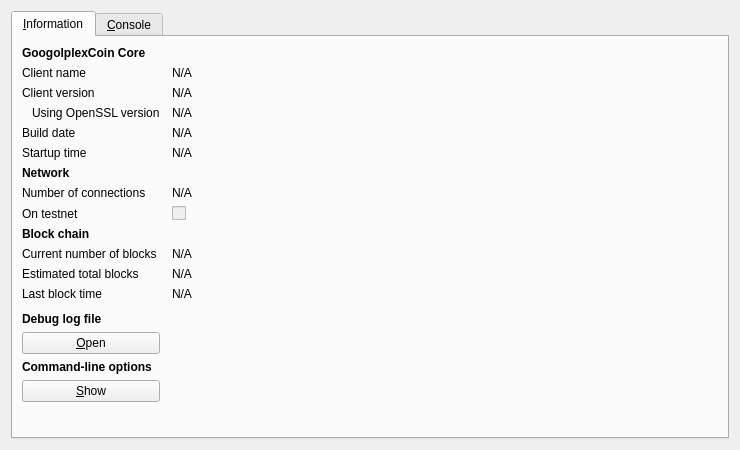
<?xml version="1.0" encoding="UTF-8"?>
<ui version="4.0">
 <class>RPCConsole</class>
 <widget class="QDialog" name="RPCConsole">
  <property name="geometry">
   <rect>
    <x>0</x>
    <y>0</y>
    <width>740</width>
    <height>450</height>
   </rect>
  </property>
  <property name="windowTitle">
   <string>GoogolplexCoin - Debug window</string>
  </property>
  <layout class="QVBoxLayout" name="verticalLayout_2">
   <item>
    <widget class="QTabWidget" name="tabWidget">
     <property name="currentIndex">
      <number>0</number>
     </property>
     <widget class="QWidget" name="tab_info">
      <attribute name="title">
       <string>&amp;Information</string>
      </attribute>
      <layout class="QGridLayout" name="gridLayout" columnstretch="0,1">
       <property name="horizontalSpacing">
        <number>12</number>
       </property>
       <item row="0" column="0">
        <widget class="QLabel" name="label_9">
         <property name="font">
          <font>
           <weight>75</weight>
           <bold>true</bold>
          </font>
         </property>
         <property name="text">
          <string>GoogolplexCoin Core</string>
         </property>
        </widget>
       </item>
       <item row="1" column="0">
        <widget class="QLabel" name="label_5">
         <property name="text">
          <string>Client name</string>
         </property>
        </widget>
       </item>
       <item row="1" column="1">
        <widget class="QLabel" name="clientName">
         <property name="cursor">
          <cursorShape>IBeamCursor</cursorShape>
         </property>
         <property name="text">
          <string>N/A</string>
         </property>
         <property name="textFormat">
          <enum>Qt::PlainText</enum>
         </property>
         <property name="textInteractionFlags">
          <set>Qt::LinksAccessibleByMouse|Qt::TextSelectableByKeyboard|Qt::TextSelectableByMouse</set>
         </property>
        </widget>
       </item>
       <item row="2" column="0">
        <widget class="QLabel" name="label_6">
         <property name="text">
          <string>Client version</string>
         </property>
        </widget>
       </item>
       <item row="2" column="1">
        <widget class="QLabel" name="clientVersion">
         <property name="cursor">
          <cursorShape>IBeamCursor</cursorShape>
         </property>
         <property name="text">
          <string>N/A</string>
         </property>
         <property name="textFormat">
          <enum>Qt::PlainText</enum>
         </property>
         <property name="textInteractionFlags">
          <set>Qt::LinksAccessibleByMouse|Qt::TextSelectableByKeyboard|Qt::TextSelectableByMouse</set>
         </property>
        </widget>
       </item>
       <item row="3" column="0">
        <widget class="QLabel" name="label_14">
         <property name="text">
          <string>Using OpenSSL version</string>
         </property>
         <property name="indent">
          <number>10</number>
         </property>
        </widget>
       </item>
       <item row="3" column="1">
        <widget class="QLabel" name="openSSLVersion">
         <property name="cursor">
          <cursorShape>IBeamCursor</cursorShape>
         </property>
         <property name="text">
          <string>N/A</string>
         </property>
         <property name="textFormat">
          <enum>Qt::PlainText</enum>
         </property>
         <property name="textInteractionFlags">
          <set>Qt::LinksAccessibleByMouse|Qt::TextSelectableByKeyboard|Qt::TextSelectableByMouse</set>
         </property>
        </widget>
       </item>
       <item row="4" column="0">
        <widget class="QLabel" name="label_12">
         <property name="text">
          <string>Build date</string>
         </property>
        </widget>
       </item>
       <item row="4" column="1">
        <widget class="QLabel" name="buildDate">
         <property name="cursor">
          <cursorShape>IBeamCursor</cursorShape>
         </property>
         <property name="text">
          <string>N/A</string>
         </property>
         <property name="textFormat">
          <enum>Qt::PlainText</enum>
         </property>
         <property name="textInteractionFlags">
          <set>Qt::LinksAccessibleByMouse|Qt::TextSelectableByKeyboard|Qt::TextSelectableByMouse</set>
         </property>
        </widget>
       </item>
       <item row="5" column="0">
        <widget class="QLabel" name="label_13">
         <property name="text">
          <string>Startup time</string>
         </property>
        </widget>
       </item>
       <item row="5" column="1">
        <widget class="QLabel" name="startupTime">
         <property name="cursor">
          <cursorShape>IBeamCursor</cursorShape>
         </property>
         <property name="text">
          <string>N/A</string>
         </property>
         <property name="textFormat">
          <enum>Qt::PlainText</enum>
         </property>
         <property name="textInteractionFlags">
          <set>Qt::LinksAccessibleByMouse|Qt::TextSelectableByKeyboard|Qt::TextSelectableByMouse</set>
         </property>
        </widget>
       </item>
       <item row="6" column="0">
        <widget class="QLabel" name="label_11">
         <property name="font">
          <font>
           <weight>75</weight>
           <bold>true</bold>
          </font>
         </property>
         <property name="text">
          <string>Network</string>
         </property>
        </widget>
       </item>
       <item row="7" column="0">
        <widget class="QLabel" name="label_7">
         <property name="text">
          <string>Number of connections</string>
         </property>
        </widget>
       </item>
       <item row="7" column="1">
        <widget class="QLabel" name="numberOfConnections">
         <property name="cursor">
          <cursorShape>IBeamCursor</cursorShape>
         </property>
         <property name="text">
          <string>N/A</string>
         </property>
         <property name="textFormat">
          <enum>Qt::PlainText</enum>
         </property>
         <property name="textInteractionFlags">
          <set>Qt::LinksAccessibleByMouse|Qt::TextSelectableByKeyboard|Qt::TextSelectableByMouse</set>
         </property>
        </widget>
       </item>
       <item row="8" column="0">
        <widget class="QLabel" name="label_8">
         <property name="text">
          <string>On testnet</string>
         </property>
        </widget>
       </item>
       <item row="8" column="1">
        <widget class="QCheckBox" name="isTestNet">
         <property name="enabled">
          <bool>false</bool>
         </property>
         <property name="text">
          <string/>
         </property>
        </widget>
       </item>
       <item row="9" column="0">
        <widget class="QLabel" name="label_10">
         <property name="font">
          <font>
           <weight>75</weight>
           <bold>true</bold>
          </font>
         </property>
         <property name="text">
          <string>Block chain</string>
         </property>
        </widget>
       </item>
       <item row="10" column="0">
        <widget class="QLabel" name="label_3">
         <property name="text">
          <string>Current number of blocks</string>
         </property>
        </widget>
       </item>
       <item row="10" column="1">
        <widget class="QLabel" name="numberOfBlocks">
         <property name="cursor">
          <cursorShape>IBeamCursor</cursorShape>
         </property>
         <property name="text">
          <string>N/A</string>
         </property>
         <property name="textFormat">
          <enum>Qt::PlainText</enum>
         </property>
         <property name="textInteractionFlags">
          <set>Qt::LinksAccessibleByMouse|Qt::TextSelectableByKeyboard|Qt::TextSelectableByMouse</set>
         </property>
        </widget>
       </item>
       <item row="11" column="0">
        <widget class="QLabel" name="label_4">
         <property name="text">
          <string>Estimated total blocks</string>
         </property>
        </widget>
       </item>
       <item row="11" column="1">
        <widget class="QLabel" name="totalBlocks">
         <property name="cursor">
          <cursorShape>IBeamCursor</cursorShape>
         </property>
         <property name="text">
          <string>N/A</string>
         </property>
         <property name="textFormat">
          <enum>Qt::PlainText</enum>
         </property>
         <property name="textInteractionFlags">
          <set>Qt::LinksAccessibleByMouse|Qt::TextSelectableByKeyboard|Qt::TextSelectableByMouse</set>
         </property>
        </widget>
       </item>
       <item row="12" column="0">
        <widget class="QLabel" name="label_2">
         <property name="text">
          <string>Last block time</string>
         </property>
        </widget>
       </item>
       <item row="12" column="1">
        <widget class="QLabel" name="lastBlockTime">
         <property name="cursor">
          <cursorShape>IBeamCursor</cursorShape>
         </property>
         <property name="text">
          <string>N/A</string>
         </property>
         <property name="textFormat">
          <enum>Qt::PlainText</enum>
         </property>
         <property name="textInteractionFlags">
          <set>Qt::LinksAccessibleByMouse|Qt::TextSelectableByKeyboard|Qt::TextSelectableByMouse</set>
         </property>
        </widget>
       </item>
       <item row="13" column="0">
        <spacer name="verticalSpacer_2">
         <property name="orientation">
          <enum>Qt::Vertical</enum>
         </property>
         <property name="sizeHint" stdset="0">
          <size>
           <width>20</width>
           <height>20</height>
          </size>
         </property>
        </spacer>
       </item>
       <item row="14" column="0">
        <widget class="QLabel" name="labelDebugLogfile">
         <property name="font">
          <font>
           <weight>75</weight>
           <bold>true</bold>
          </font>
         </property>
         <property name="text">
          <string>Debug log file</string>
         </property>
        </widget>
       </item>
       <item row="15" column="0">
        <widget class="QPushButton" name="openDebugLogfileButton">
         <property name="toolTip">
          <string>Open the GoogolplexCoin debug log file from the current data directory. This can take a few seconds for large log files.</string>
         </property>
         <property name="text">
          <string>&amp;Open</string>
         </property>
         <property name="autoDefault">
          <bool>false</bool>
         </property>
        </widget>
       </item>
       <item row="16" column="0">
        <widget class="QLabel" name="labelCLOptions">
         <property name="font">
          <font>
           <weight>75</weight>
           <bold>true</bold>
          </font>
         </property>
         <property name="text">
          <string>Command-line options</string>
         </property>
        </widget>
       </item>
       <item row="17" column="0">
        <widget class="QPushButton" name="showCLOptionsButton">
         <property name="toolTip">
          <string>Show the GoogolplexCoin-Qt help message to get a list with possible GoogolplexCoin command-line options.</string>
         </property>
         <property name="text">
          <string>&amp;Show</string>
         </property>
         <property name="autoDefault">
          <bool>false</bool>
         </property>
        </widget>
       </item>
       <item row="18" column="0">
        <spacer name="verticalSpacer">
         <property name="orientation">
          <enum>Qt::Vertical</enum>
         </property>
         <property name="sizeHint" stdset="0">
          <size>
           <width>20</width>
           <height>40</height>
          </size>
         </property>
        </spacer>
       </item>
      </layout>
     </widget>
     <widget class="QWidget" name="tab_console">
      <attribute name="title">
       <string>&amp;Console</string>
      </attribute>
      <layout class="QVBoxLayout" name="verticalLayout_3">
       <property name="spacing">
        <number>3</number>
       </property>
       <item>
        <widget class="QTextEdit" name="messagesWidget">
         <property name="minimumSize">
          <size>
           <width>0</width>
           <height>100</height>
          </size>
         </property>
         <property name="readOnly">
          <bool>true</bool>
         </property>
         <property name="tabKeyNavigation" stdset="0">
          <bool>false</bool>
         </property>
         <property name="columnCount" stdset="0">
          <number>2</number>
         </property>
        </widget>
       </item>
       <item>
        <layout class="QHBoxLayout" name="horizontalLayout">
         <property name="spacing">
          <number>3</number>
         </property>
         <item>
          <widget class="QLabel" name="label">
           <property name="text">
            <string notr="true">&gt;</string>
           </property>
          </widget>
         </item>
         <item>
          <widget class="QLineEdit" name="lineEdit"/>
         </item>
         <item>
          <widget class="QPushButton" name="clearButton">
           <property name="maximumSize">
            <size>
             <width>24</width>
             <height>24</height>
            </size>
           </property>
           <property name="toolTip">
            <string>Clear console</string>
           </property>
           <property name="text">
            <string/>
           </property>
           <property name="icon">
            <iconset resource="../bitcoin.qrc">
             <normaloff>:/icons/remove</normaloff>:/icons/remove</iconset>
           </property>
           <property name="shortcut">
            <string notr="true">Ctrl+L</string>
           </property>
           <property name="autoDefault">
            <bool>false</bool>
           </property>
          </widget>
         </item>
        </layout>
       </item>
      </layout>
     </widget>
    </widget>
   </item>
  </layout>
 </widget>
 <resources>
  <include location="../bitcoin.qrc"/>
 </resources>
 <connections/>
</ui>
